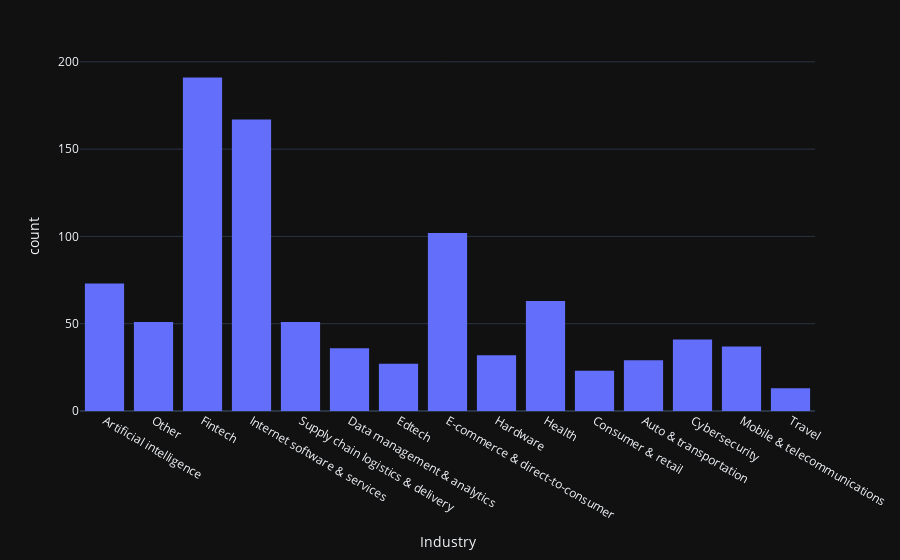

Notebook code for this chart:
### Code cell
px.histogram(df,x = 'Industry',template= 'plotly_dark')

### Figure 1 — Plotly figure (JSON) as saved in the notebook; plotly's stock layout.template omitted (floating-point values rounded to 4 significant figures; data arrays with more than 128 entries replaced by an {"elided": "..."} marker saying what was removed)
{"data": [{"alignmentgroup": "True", "bingroup": "x", "hovertemplate": "Industry=%{x}<br>count=%{y}<extra></extra>", "legendgroup": "", "marker": {"color": "#636efa", "pattern": {"shape": ""}}, "name": "", "offsetgroup": "", "orientation": "v", "showlegend": false, "type": "histogram", "x": {"elided": "936 str values"}, "xaxis": "x", "yaxis": "y"}], "layout": {"barmode": "relative", "legend": {"tracegroupgap": 0}, "margin": {"t": 60}, "xaxis": {"anchor": "y", "domain": [0, 1], "title": {"text": "Industry"}}, "yaxis": {"anchor": "x", "domain": [0, 1], "title": {"text": "count"}}}}
